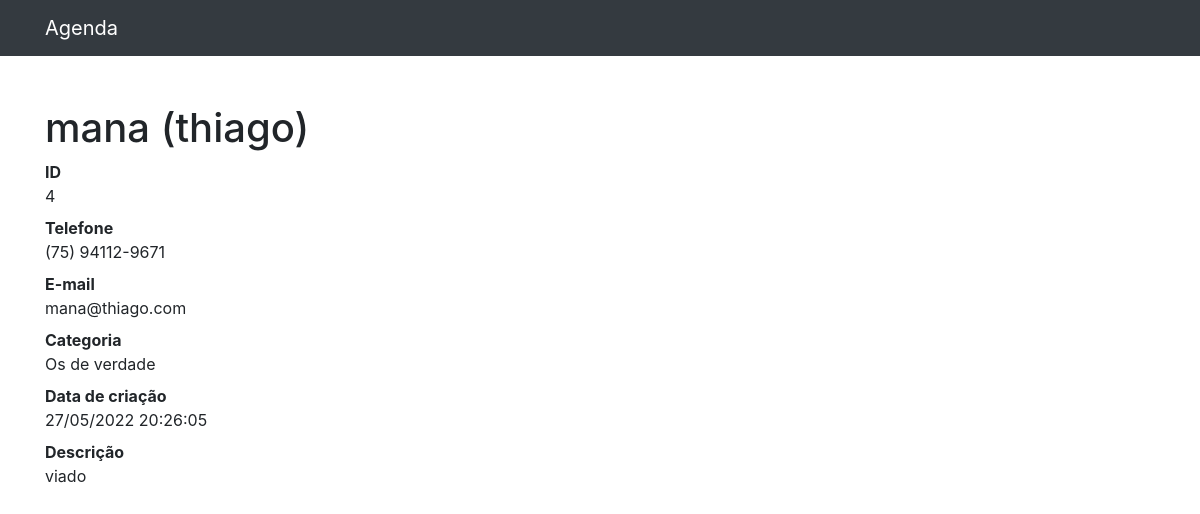
/4, run on the app's committed database.
### contatos/models.py (models this page shows, shortened)
class Contato(models.Model):
    nome = models.CharField(max_length=255)
    sobrenome = models.CharField(max_length=255, blank=True)
    telefone = models.CharField(max_length=50)
    email = models.EmailField(max_length=255, blank=True)
    data_criacao = models.DateTimeField(default=timezone.now)
    descricao = models.TextField(blank=True)
    categoria = models.ForeignKey(Categoria, on_delete=models.DO_NOTHING)
    mostrar = models.BooleanField(default=True)

class Categoria(models.Model):
    nome = models.CharField(max_length=255)
    def __str__(self):
        return self.nome

### contatos/views.py (the view)
# urls.py: path('<int:contato_id>', views.ver_contato, name="ver_contato")
def ver_contato(request, contato_id):
    contato = get_object_or_404(Contato, id=contato_id)
    return render(request, 'contatos/ver_contato.html', {
        'contato': contato
    })

### contatos/templates/contatos/ver_contato.html
{% extends 'base.html' %}
{% block conteudo %}
    <h1 class="mt-5">{{ contato.nome }} {{ contato.sobrenome }}</h1>
        <dl>
          <dt>ID</dt>
          <dd>{{ contato.id }}</dd>
          <dt>Telefone</dt>
          <dd>{{ contato.telefone }}</dd>
          <dt>E-mail</dt>
          <dd>{{ contato.email }}</dd>
          <dt>Categoria</dt>
          <dd>{{ contato.categoria }}</dd>
          <dt>Data de criação</dt>
          <dd>{{ contato.data_criacao|date:'d/m/Y H:i:s' }}</dd>
          <dt>Descrição</dt>
          <dd>{{ contato.descricao }}</dd>
        </dl>
{% endblock conteudo %}

### data on the page
Contato: nome "mana", sobrenome "(thiago)", id "4", telefone "(75) 94112-9671", email "mana@thiago.com", categoria "Os de verdade", data_criacao "27/05/2022 20:26:05", descricao "viado"
